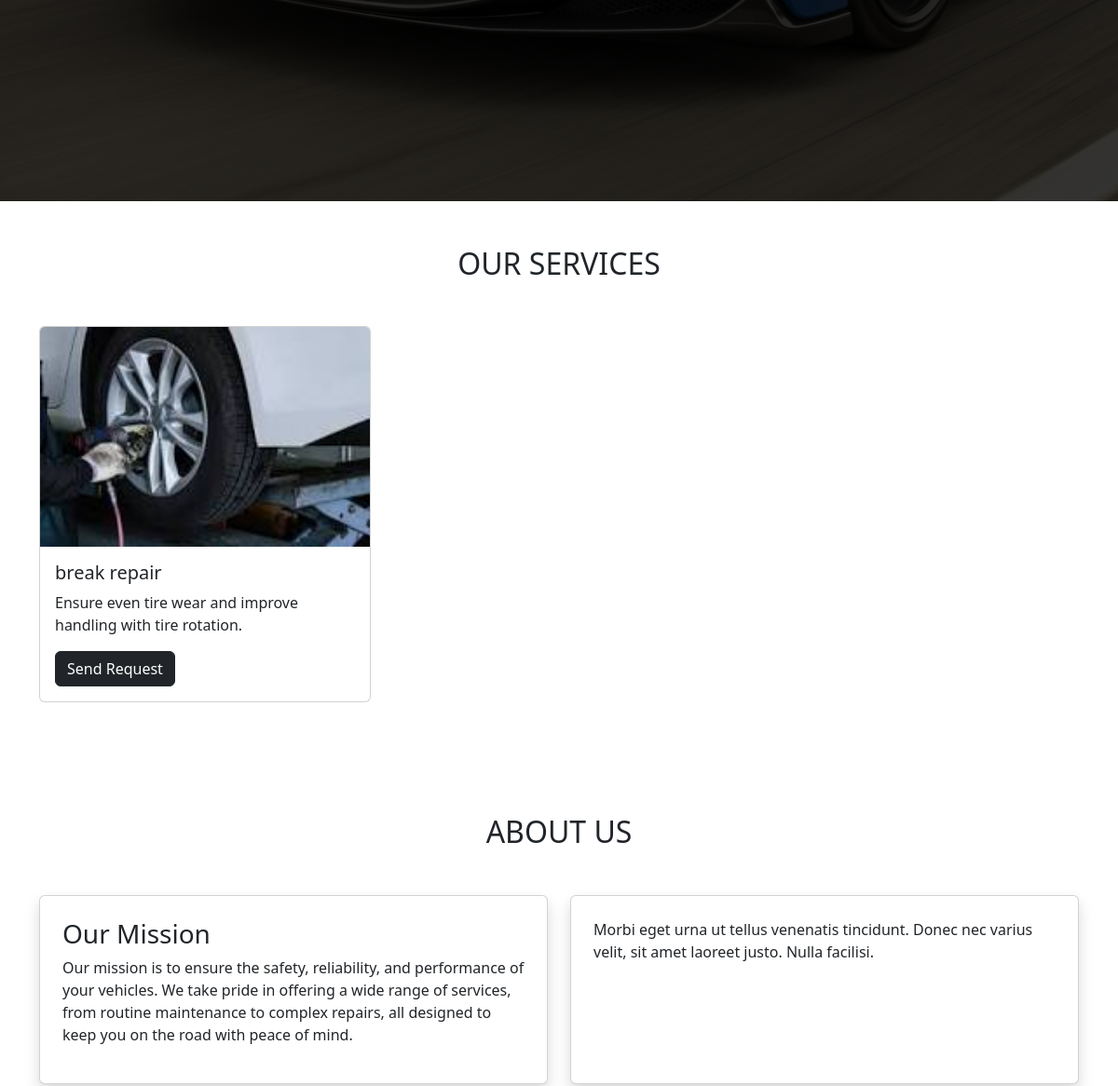
Page / (signed in, middle part) on the earlier database version.
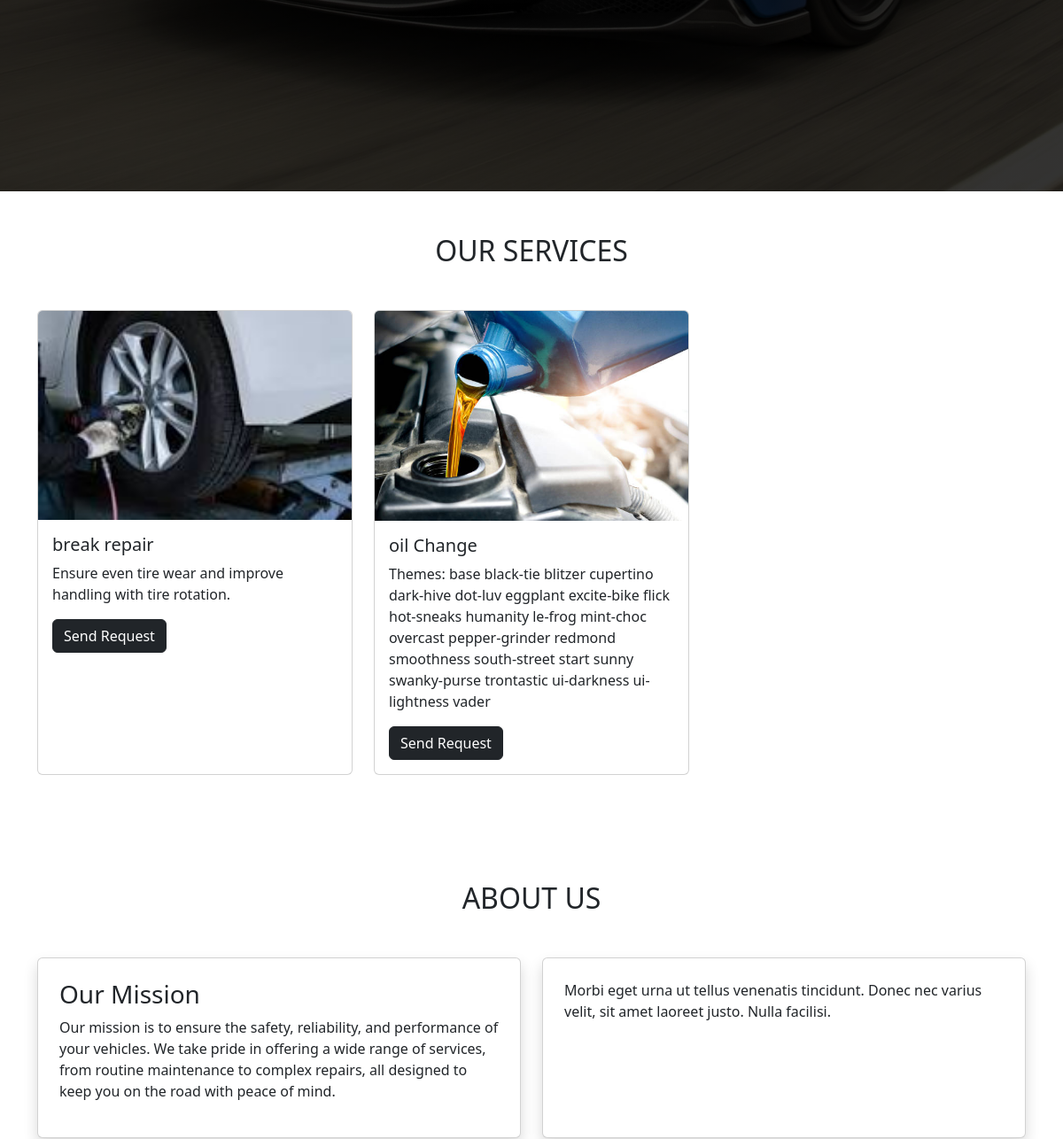
Same page on the later database version.
### tables this page shows
CREATE TABLE `services` (
  `sid` int(11) NOT NULL,
  `sname` varchar(100) NOT NULL,
  `image` varchar(100) NOT NULL,
  `serviceDesc` varchar(10000) NOT NULL,
  `isActive` tinyint(1) NOT NULL,
  `price` int(11) NOT NULL
);

### index.php (the view, shortened to what this page needs)
<?php
require 'connection.php';
?>
<!DOCTYPE html>
<html lang="en">
<head>
    <link rel="stylesheet" href="./css/bootstrap.min.css">
    <link rel="stylesheet" href="./css/style.css">
</head>
<body>
    <div class="hero bg-dark text-white  py-5" id="home">
    </div>
    <?php include './inc/footer.php'?>
</body>
</html>

### inc/footer.php (shortened to what this page needs)
<div class="services py-5" id="service">
    <div class="container">
        <h2 class="text-center mb-5">OUR SERVICES</h2>
        <div class="row">
            <?php
            $qry = "select * from services where isActive='1'";
            $result = mysqli_query($conn, $qry);
            while ($r = mysqli_fetch_assoc($result)) {
            ?>
            <div class="col-md-4 mb-4">
                <div class="card">
                    <img src=".<?php echo $r['image']?>" class="card-img-top" alt="Service 1">
                    <div class="card-body">
                        <h5 class="card-title"><?php echo $r['sname']?></h5>
                        <p class="card-text"><?php echo $r['serviceDesc']?></p>
                        <a href="send_req.php" class="btn btn-dark">Send Request</a>
                    </div>
                </div>
            </div>
            <?php
            }
            ?>
        </div>
    </div>
</div>
<div class="about py-5" id="aboutus">
    <div class="container">
        <h2 class="text-center mb-5">ABOUT US</h2>
        <div class="row row-gap-5">
            <div class="col-md-6">
                <div class="card p-4 shadow">
                    <h3>Our Mission</h3>
                    <p>Our mission is to ensure the safety, reliability, and performance of your vehicles. We take
                        pride in offering a wide range of services, from routine maintenance to complex repairs, all
                        designed to keep you on the road with peace of mind.</p>
                </div>
            </div>
            <div class="col-md-6">
                <div class="card p-4 shadow">
                    <p>Morbi eget urna ut tellus venenatis tincidunt. Donec nec varius velit, sit amet laoreet
                        justo. Nulla facilisi.</p>
                </div>
            </div>
        </div>
    </div>
</div>

Differences in the rows shown:
added services: image (picture), sname "oil Change", serviceDesc "Themes: base black-tie blitzer cupertino dark-hive dot-luv eggplant excite-bike flick hot-sneaks humanity le-frog mint-choc overcast pepper-grinder redmond smoothness south-street start sunny swanky-purse trontastic ui-darkness ui-lightness vader"
